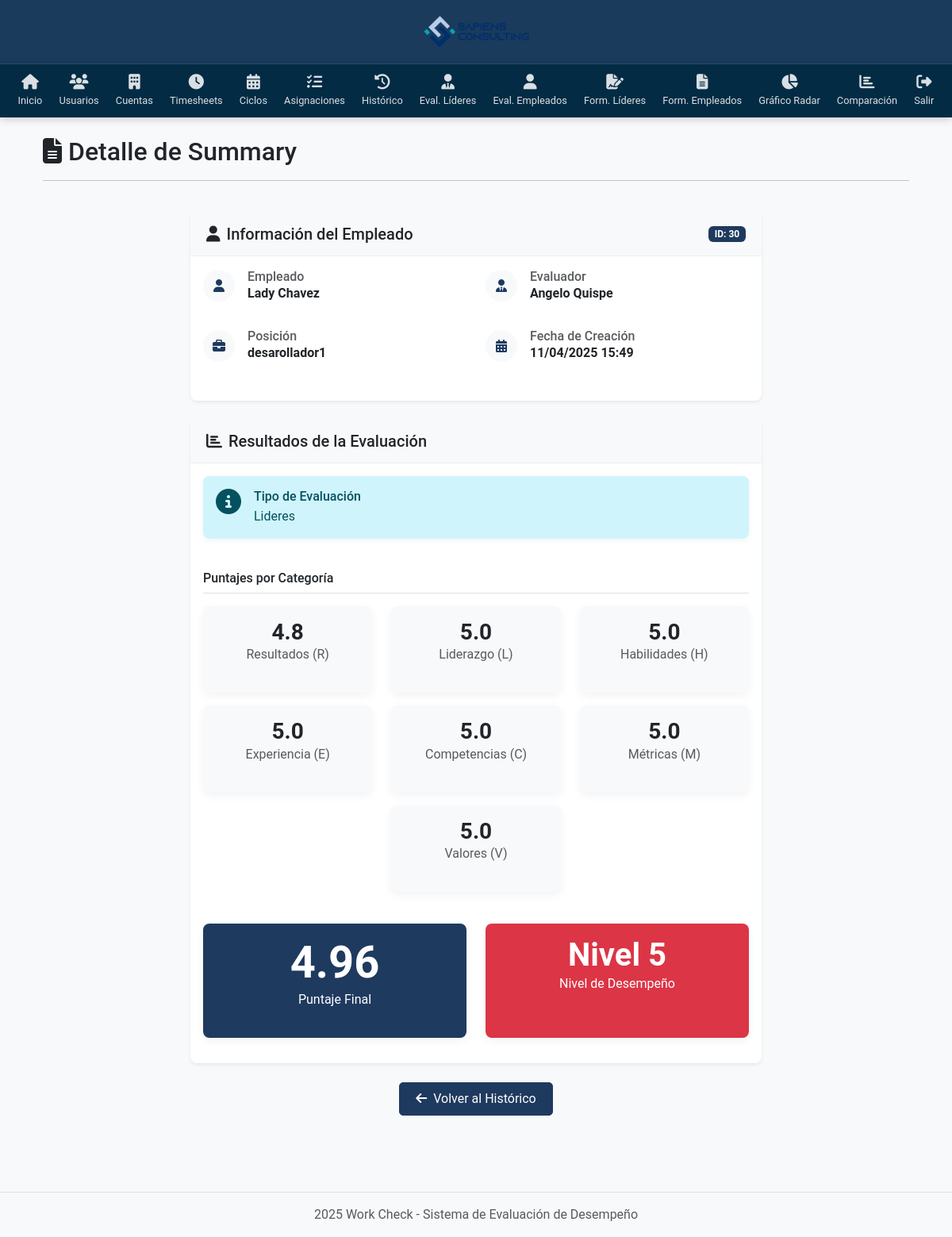
The page /summary/30/ (signed in) on the database its author committed.
### System/models.py (models this page shows)
class Summary(models.Model):
    employee = models.ForeignKey(Usuario, on_delete=models.CASCADE, related_name='employee_summaries')
    evaluator = models.ForeignKey(Usuario, on_delete=models.CASCADE, related_name='evaluator_summaries')
    R = models.FloatField() # Ponderado Responsabilidades de la posición
    L = models.FloatField(blank=True, null=True) # Ponderado Responsabilidades por liderazgo
    H = models.FloatField() # Ponderado Habilidades
    E = models.FloatField() # Ponderado Enfoque
    C = models.FloatField() # Ponderado Competencia Técnica
    M = models.FloatField() # Ponderado Metas y Resultados
    V = models.FloatField() # Ponderado Valores Corporativos
    final_score = models.FloatField() # Suma de ponderados
    performance_level = models.CharField(max_length=50)
    evaluation_type = models.CharField(max_length=50)
    created_at = models.DateTimeField(auto_now_add=True)
    position = models.ForeignKey(Position, on_delete=models.PROTECT)

class Usuario(models.Model):
    first_name = models.CharField(max_length=50)
    middle_name = models.CharField(max_length=50, blank=True, null=True)
    last_name = models.CharField(max_length=50)
    second_last_name = models.CharField(max_length=50, blank=True, null=True)
    user_type = models.CharField(max_length=50)
    position = models.ForeignKey(Position, on_delete=models.PROTECT)

class Position(models.Model):
    position_code = models.CharField(max_length=20)
    position_name = models.CharField(max_length=100)

### System/views.py (the view)
# urls.py: path('summary/<int:summary_id>/', views.detail_summary, name='detail_summary'),
@login_required
def detail_summary(request, summary_id):
    try:
        summary = Summary.objects.get(id=summary_id)
    except Summary.DoesNotExist:
        return redirect('list_permanent_assignments')
    return render(request, 'System/detail_summary.html', {'summary': summary})

### System/views.py (called while the page is built)
def login_required(view_func):
    @wraps(view_func)
    def wrapped_view(request, *args, **kwargs):
        if not request.session.get('user_id'):
            return redirect('login')
        return view_func(request, *args, **kwargs)
    return wrapped_view

### System/templates/System/detail_summary.html (shortened to what this page needs)
{% extends 'System/base.html' %}
{% load static %}
{% block content %}
<div class="container">
    <div class="row mb-4">
        <div class="col-12">
            <div class="d-flex align-items-center">
                <h2 class="mb-0"><i class="fas fa-file-alt me-2"></i>Detalle de Summary</h2>
            </div>
            <hr class="mt-3">
        </div>
    </div>
    <div class="row">
        <div class="col-lg-8 mx-auto">
            <div class="card shadow-sm mb-4">
                <div class="card-header bg-light d-flex justify-content-between align-items-center">
                    <h5 class="card-title mb-0"><i class="fas fa-user me-2"></i>Información del Empleado</h5>
                    <span class="badge bg-primary">ID: {{ summary.id }}</span>
                </div>
                <div class="card-body">
                    <div class="row mb-3">
                        <div class="col-md-6">
                            <div class="d-flex align-items-center mb-3">
                                <div class="icon-box me-3 bg-light rounded-circle p-2">
                                    <i class="fas fa-user text-primary"></i>
                                </div>
                                <div>
                                    <h6 class="mb-0 text-muted">Empleado</h6>
                                    <p class="mb-0 fw-bold">{{ summary.employee.first_name }} {{ summary.employee.last_name }}</p>
                                </div>
                            </div>
                        </div>
                        <div class="col-md-6">
                            <div class="d-flex align-items-center mb-3">
                                <div class="icon-box me-3 bg-light rounded-circle p-2">
                                    <i class="fas fa-user-tie text-primary"></i>
                                </div>
                                <div>
                                    <h6 class="mb-0 text-muted">Evaluador</h6>
                                    <p class="mb-0 fw-bold">{{ summary.evaluator.first_name }} {{ summary.evaluator.last_name }}</p>
                                </div>
                            </div>
                        </div>
                    </div>
                    <div class="row mb-3">
                        <div class="col-md-6">
                            <div class="d-flex align-items-center mb-3">
                                <div class="icon-box me-3 bg-light rounded-circle p-2">
                                    <i class="fas fa-briefcase text-primary"></i>
                                </div>
                                <div>
                                    <h6 class="mb-0 text-muted">Posición</h6>
                                    <p class="mb-0 fw-bold">{{ summary.position.position_name }}</p>
                                </div>
                            </div>
                        </div>
                        <div class="col-md-6">
                            <div class="d-flex align-items-center mb-3">
                                <div class="icon-box me-3 bg-light rounded-circle p-2">
                                    <i class="fas fa-calendar-alt text-primary"></i>
                                </div>
                                <div>
                                    <h6 class="mb-0 text-muted">Fecha de Creación</h6>
                                    <p class="mb-0 fw-bold">{{ summary.created_at|date:"d/m/Y H:i" }}</p>
                                </div>
                            </div>
                        </div>
                    </div>
                </div>
            </div>
            <div class="card shadow-sm mb-4">
                <div class="card-header bg-light">
                    <h5 class="card-title mb-0"><i class="fas fa-chart-bar me-2"></i>Resultados de la Evaluación</h5>
                </div>
                <div class="card-body">
                    <div class="row mb-4">
                        <div class="col-12">
                            <div class="alert alert-info">
                                <div class="d-flex">
                                    <div class="me-3">
                                        <i class="fas fa-info-circle fa-2x"></i>
                                    </div>
                                    <div>
                                        <h6 class="alert-heading mb-1">Tipo de Evaluación</h6>
                                        <p class="mb-0">{{ summary.evaluation_type }}</p>
                                    </div>
                                </div>
                            </div>
                        </div>
                    </div>
                    <div class="row mb-4">
                        <div class="col-12">
                            <h6 class="border-bottom pb-2 mb-3">Puntajes por Categoría</h6>
                            <div class="row">
                                <div class="col-md-4 col-sm-6 mb-3">
                                    <div class="card h-100 border-0 bg-light">
                                        <div class="card-body text-center">
                                            <h3 class="mb-0 fw-bold">{{ summary.R }}</h3>
                                            <p class="text-muted mb-0">Resultados (R)</p>
                                        </div>
                                    </div>
                                </div>
                                <div class="col-md-4 col-sm-6 mb-3">
                                    <div class="card h-100 border-0 bg-light">
                                        <div class="card-body text-center">
                                            <h3 class="mb-0 fw-bold">{{ summary.L }}</h3>
                                            <p class="text-muted mb-0">Liderazgo (L)</p>
                                        </div>
                                    </div>
                                </div>
                                <div class="col-md-4 col-sm-6 mb-3">
                                    <div class="card h-100 border-0 bg-light">
                                        <div class="card-body text-center">
                                            <h3 class="mb-0 fw-bold">{{ summary.H }}</h3>
                                            <p class="text-muted mb-0">Habilidades (H)</p>
                                        </div>
                                    </div>
                                </div>
                                <div class="col-md-4 col-sm-6 mb-3">
                                    <div class="card h-100 border-0 bg-light">
                                        <div class="card-body text-center">
                                            <h3 class="mb-0 fw-bold">{{ summary.E }}</h3>
                                            <p class="text-muted mb-0">Experiencia (E)</p>
                                        </div>
                                    </div>
                                </div>
                                <div class="col-md-4 col-sm-6 mb-3">
                                    <div class="card h-100 border-0 bg-light">
                                        <div class="card-body text-center">
                                            <h3 class="mb-0 fw-bold">{{ summary.C }}</h3>
                                            <p class="text-muted mb-0">Competencias (C)</p>
                                        </div>
                                    </div>
                                </div>
                                <div class="col-md-4 col-sm-6 mb-3">
                                    <div class="card h-100 border-0 bg-light">
                                        <div class="card-body text-center">
                                            <h3 class="mb-0 fw-bold">{{ summary.M }}</h3>
                                            <p class="text-muted mb-0">Métricas (M)</p>
                                        </div>
                                    </div>
                                </div>
                                <div class="col-md-4 col-sm-6 mb-3 mx-auto">
                                    <div class="card h-100 border-0 bg-light">
                                        <div class="card-body text-center">
                                            <h3 class="mb-0 fw-bold">{{ summary.V }}</h3>
                                            <p class="text-muted mb-0">Valores (V)</p>
                                        </div>
                                    </div>
                                </div>
                            </div>
                        </div>
                    </div>
                    <div class="row">
                        <div class="col-md-6 mb-3">
                            <div class="card h-100 border-0 bg-primary text-white">
                                <div class="card-body text-center">
                                    <h2 class="display-4 fw-bold mb-0">{{ summary.final_score }}</h2>
                                    <p class="mb-0">Puntaje Final</p>
                                </div>
                            </div>
                        </div>
                        <div class="col-md-6 mb-3">
                            <div class="card h-100 border-0
                                {% if summary.performance_level == 'Excelente' %}
                                    bg-success
                                {% elif summary.performance_level == 'Bueno' %}
                                    bg-info
                                {% elif summary.performance_level == 'Regular' %}
                                    bg-warning
                                {% else %}
                                    bg-danger
                                {% endif %}
                                text-white">
                                <div class="card-body text-center">
                                    <h2 class="display-6 fw-bold mb-0">{{ summary.performance_level }}</h2>
                                    <p class="mb-0">Nivel de Desempeño</p>
                                </div>
                            </div>
                        </div>
                    </div>
                </div>
            </div>
            <div class="d-grid gap-2 d-md-flex justify-content-md-center mt-4 mb-5">
                <a href="{% url 'list_permanent_assignments' %}" class="btn btn-primary">
                    <i class="fas fa-arrow-left me-2"></i>Volver al Histórico
                </a>
            </div>
        </div>
    </div>
</div>
{% endblock %}

### System/static/css/styles.css (style rules this page uses)
body { font-family: 'Roboto', Arial, sans-serif; min-height: 100vh; display: flex; flex-direction: column; background-color: #f8f9fa; margin: 0; padding: 0; }
.container { flex: 1; }
.card { border: none; border-radius: 8px; box-shadow: 0 4px 12px rgba(0, 0, 0, 0.05); transition: transform 0.3s, box-shadow 0.3s; margin-bottom: 20px; }
.card-header { background-color: #f8f9fa; border-bottom: 1px solid rgba(0, 0, 0, 0.05); font-weight: 600; }
.btn { border-radius: 5px; padding: 0.5rem 1.25rem; transition: all 0.3s; }
.btn-primary { background-color: #1f3a5f; border-color: #1f3a5f; }
.alert { border: none; border-radius: 8px; box-shadow: 0 2px 8px rgba(0, 0, 0, 0.05); }

### System/templates/System/detail_summary.html (style rules this page uses)
.card { border-radius: 8px; overflow: hidden; border: none; }
.card-header { border-bottom: 1px solid rgba(0, 0, 0, 0.05); padding: 15px 20px; }
.icon-box { width: 40px; height: 40px; display: flex; align-items: center; justify-content: center; }
.btn-primary { background-color: #1f3a5f; border-color: #1f3a5f; }
.bg-primary { background-color: #1f3a5f !important; }
.text-primary { color: #1f3a5f !important; }

### rows shown on the page
Summary: id "30", employee.first_name "Lady", employee.last_name "Chavez", evaluator.first_name "Angelo", evaluator.last_name "Quispe", position.position_name "desarollador1", created_at "11/04/2025 15:49", evaluation_type "Lideres", R "4.8", L "5.0", H "5.0", E "5.0", C "5.0", M "5.0", V "5.0", final_score "4.96", performance_level "Nivel 5"
